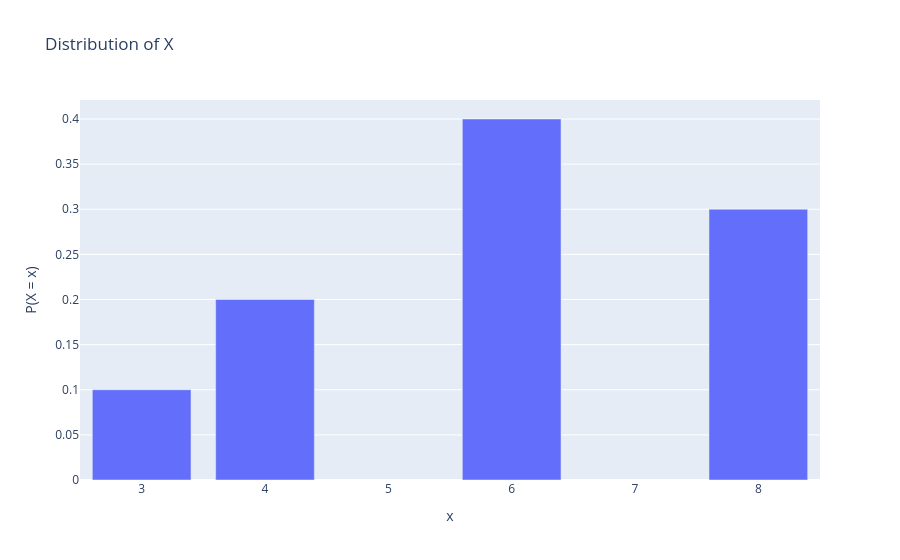

The notebook cell this image was saved under:
### Code cell
fig = px.bar(dist_df, x="x", y="P(X = x)", title="Distribution of X")
# fig.write_image("distX.png", "png",scale=2)
fig

### Figure 1 — Plotly figure (JSON) as saved in the notebook; plotly's stock layout.template omitted (floating-point values rounded to 4 significant figures)
{"data": [{"alignmentgroup": "True", "hovertemplate": "x=%{x}<br>P(X = x)=%{y}<extra></extra>", "legendgroup": "", "marker": {"color": "#636efa", "pattern": {"shape": ""}}, "name": "", "offsetgroup": "", "orientation": "v", "showlegend": false, "textposition": "auto", "type": "bar", "x": [3, 4, 6, 8], "xaxis": "x", "y": [0.1, 0.2, 0.4, 0.3], "yaxis": "y"}], "layout": {"barmode": "relative", "legend": {"tracegroupgap": 0}, "title": {"text": "Distribution of X"}, "xaxis": {"anchor": "y", "domain": [0, 1], "title": {"text": "x"}}, "yaxis": {"anchor": "x", "domain": [0, 1], "title": {"text": "P(X = x)"}}}}
